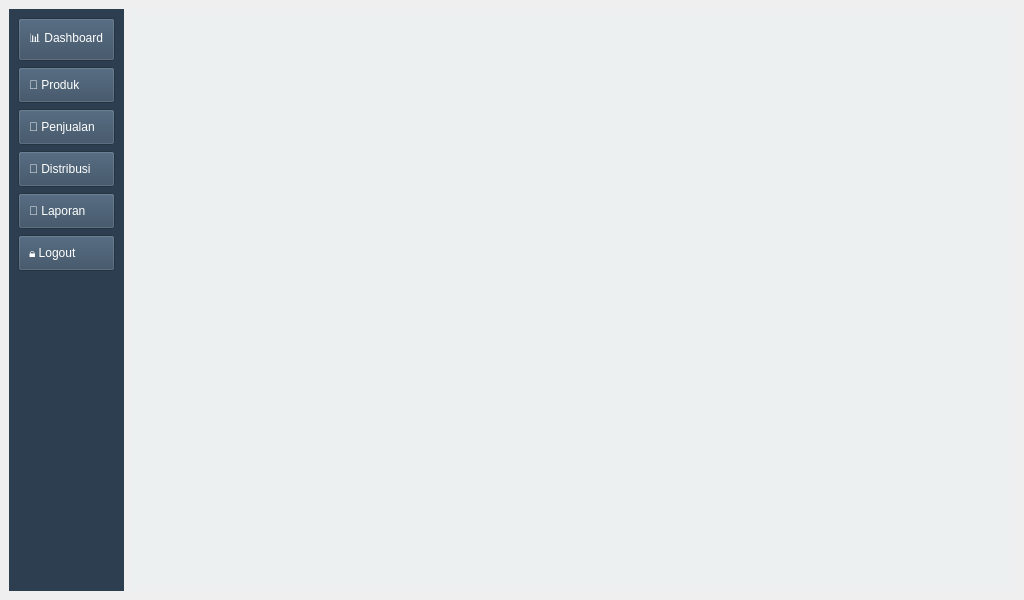
<?xml version="1.0" encoding="UTF-8"?>
<ui version="4.0">
 <class>MainWindow</class>
 <widget class="QMainWindow" name="MainWindow">
  <property name="geometry">
   <rect><x>0</x><y>0</y><width>1024</width><height>600</height></rect>
  </property>
  <property name="windowTitle"><string>BeverageOps Manager</string></property>

  <widget class="QWidget" name="centralwidget">
   <layout class="QHBoxLayout" name="mainLayout">

    <!-- SIDEBAR -->
    <item>
     <widget class="QFrame" name="sidebar">
      <property name="minimumWidth"><number>200</number></property>
      <property name="styleSheet">
       <string notr="true">
        QFrame {
          background-color: #2C3E50;
          color: white;
        }
        QPushButton {
          background-color: #34495E;
          color: white;
          padding: 10px;
          text-align: left;
        }
        QPushButton:hover {
          background-color: #1ABC9C;
        }
       </string>
      </property>
      <layout class="QVBoxLayout" name="sidebarLayout">

       <item><widget class="QPushButton" name="btnDashboard"><property name="text"><string>📊 Dashboard</string></property></widget></item>
       <item><widget class="QPushButton" name="btnProduk"><property name="text"><string>🧃 Produk</string></property></widget></item>
       <item><widget class="QPushButton" name="btnPenjualan"><property name="text"><string>🧾 Penjualan</string></property></widget></item>
       <item><widget class="QPushButton" name="btnDistribusi"><property name="text"><string>🚚 Distribusi</string></property></widget></item>
       <item><widget class="QPushButton" name="btnLaporan"><property name="text"><string>📄 Laporan</string></property></widget></item>
       <item><widget class="QPushButton" name="btnLogout"><property name="text"><string>🔒 Logout</string></property></widget></item>

       <item><spacer name="verticalSpacer">
         <property name="orientation"><enum>Qt::Vertical</enum></property>
         <property name="sizeHint"><size><width>20</width><height>300</height></size></property>
       </spacer></item>

      </layout>
     </widget>
    </item>

    <!-- KONTEN UTAMA -->
    <item>
     <widget class="QStackedWidget" name="stackedMain">
      <!-- Nanti akan diisi halaman dashboard, produk, dll -->
      <property name="styleSheet">
       <string notr="true">background-color: #ECF0F1;</string>
      </property>
     </widget>
    </item>

   </layout>
  </widget>

 </widget>
 <resources/>
 <connections/>
</ui>
